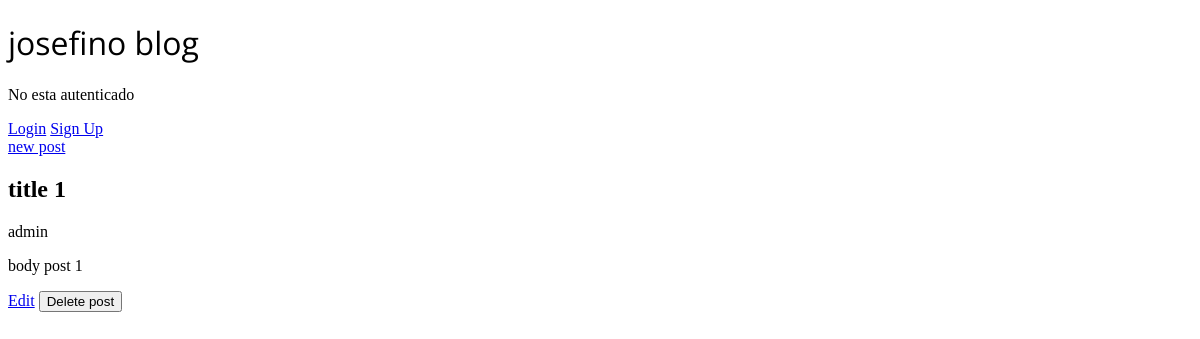
The app's page /post/1/ with its own data.
### blogs/models.py (models this page shows, shortened)
class post(models.Model):
    title = models.CharField(max_length =200)
    body = models.TextField()
    author = models.ForeignKey(
        "auth.User",
        on_delete = models.CASCADE,
        )

### blogs/views.py (the view)
# urls.py: path("post/<int:pk>/", BlogDetailView.as_view(), name= "post_detail" ),
class BlogDetailView(DetailView):
    model = post
    template_name = "post_detail.html"

### templates/post_detail.html
{% extends "base.html" %}
{% block content %}
    <h2>{{ post.title }}</h2>
    <p>{{ post.author }}</p>
    <p>{{ post.body }}</p>
    <a href="{% url 'post_edit' post.pk %}"> Edit</a>
    <a href="{% url 'post_delete' post.pk %}"><button>Delete post</button></a>
{% endblock content %}

### records on screen
post: title "title 1", author "admin", body "body post 1"
